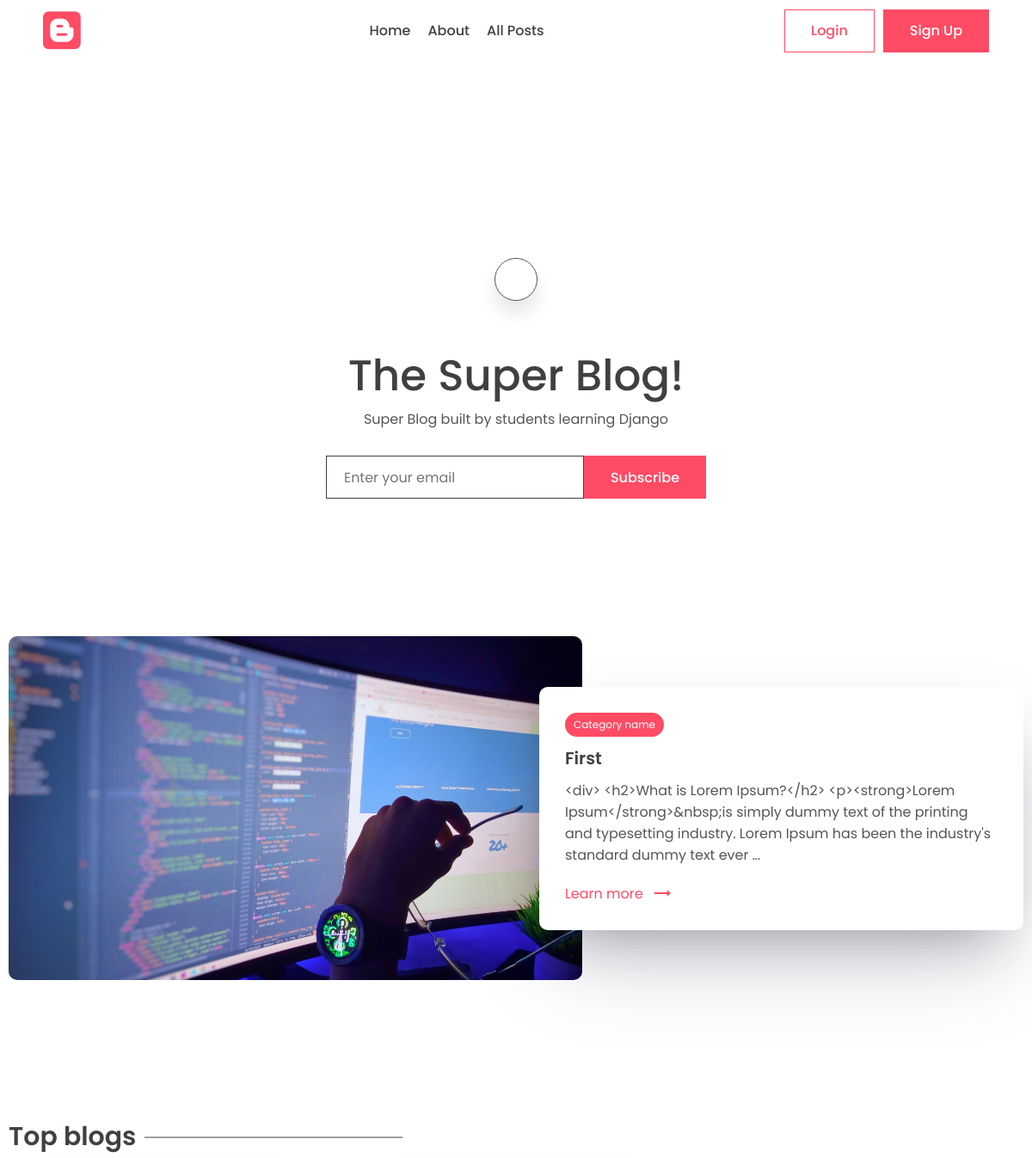
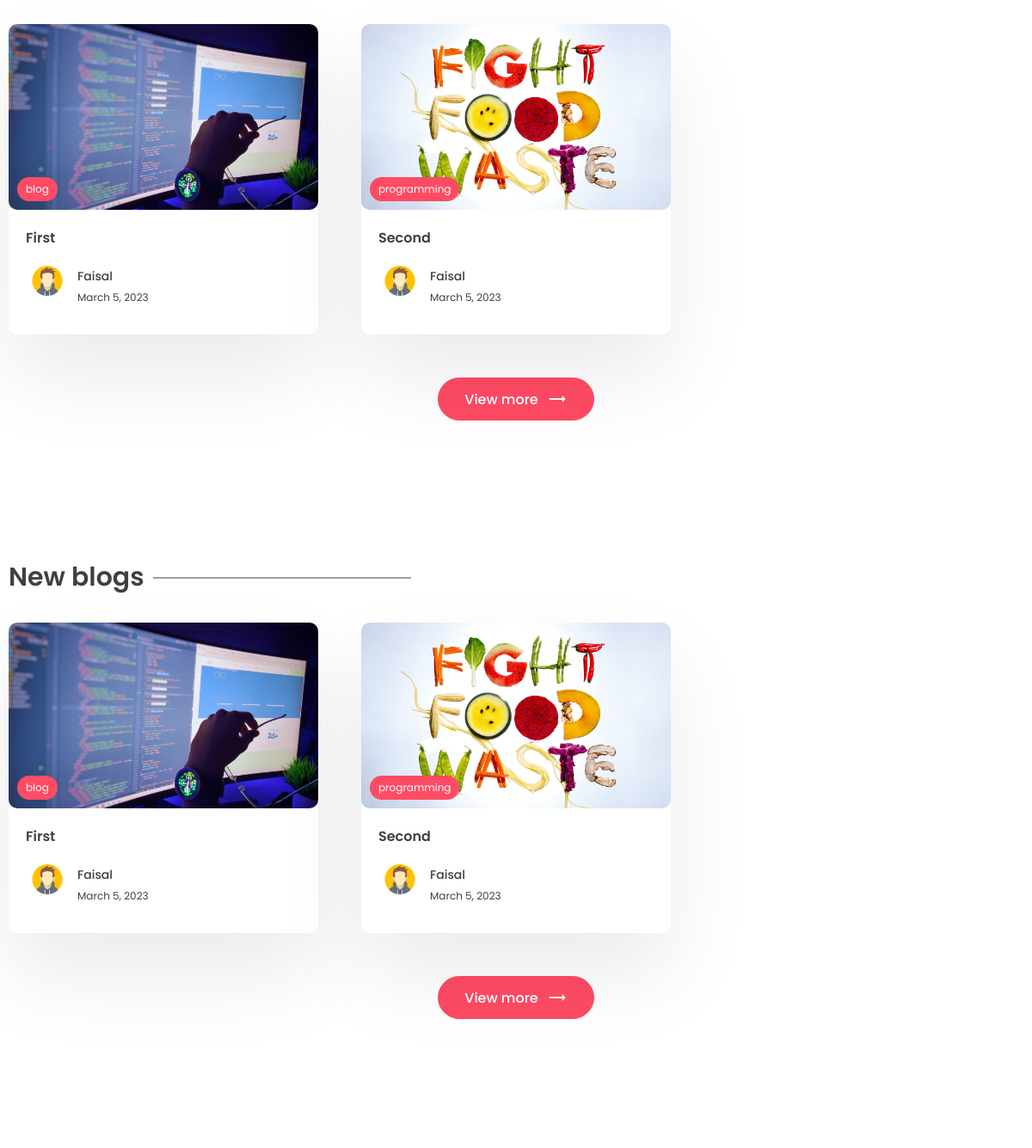
Before: / (upper part) with the older database file (2 pictures, top to bottom).
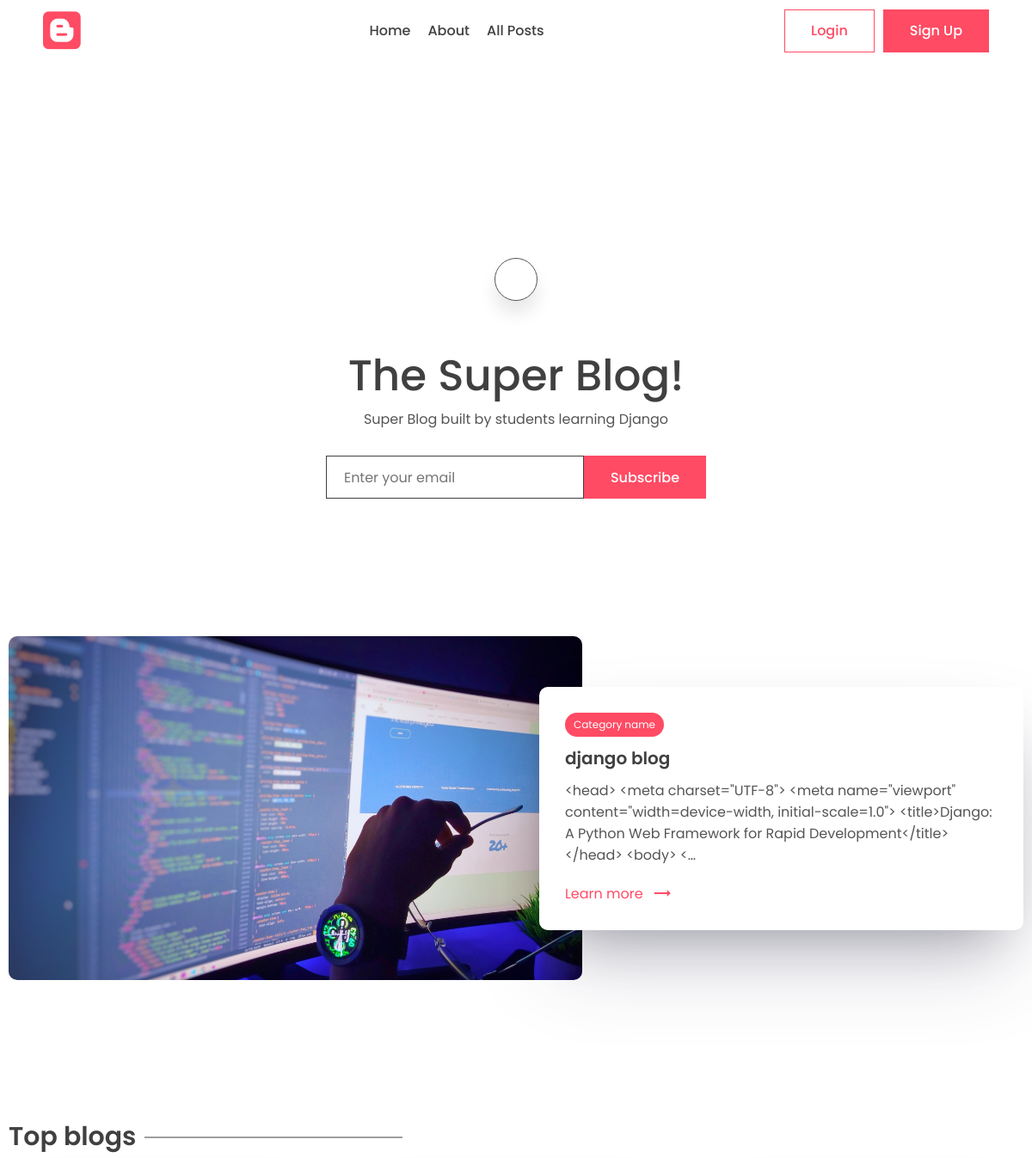
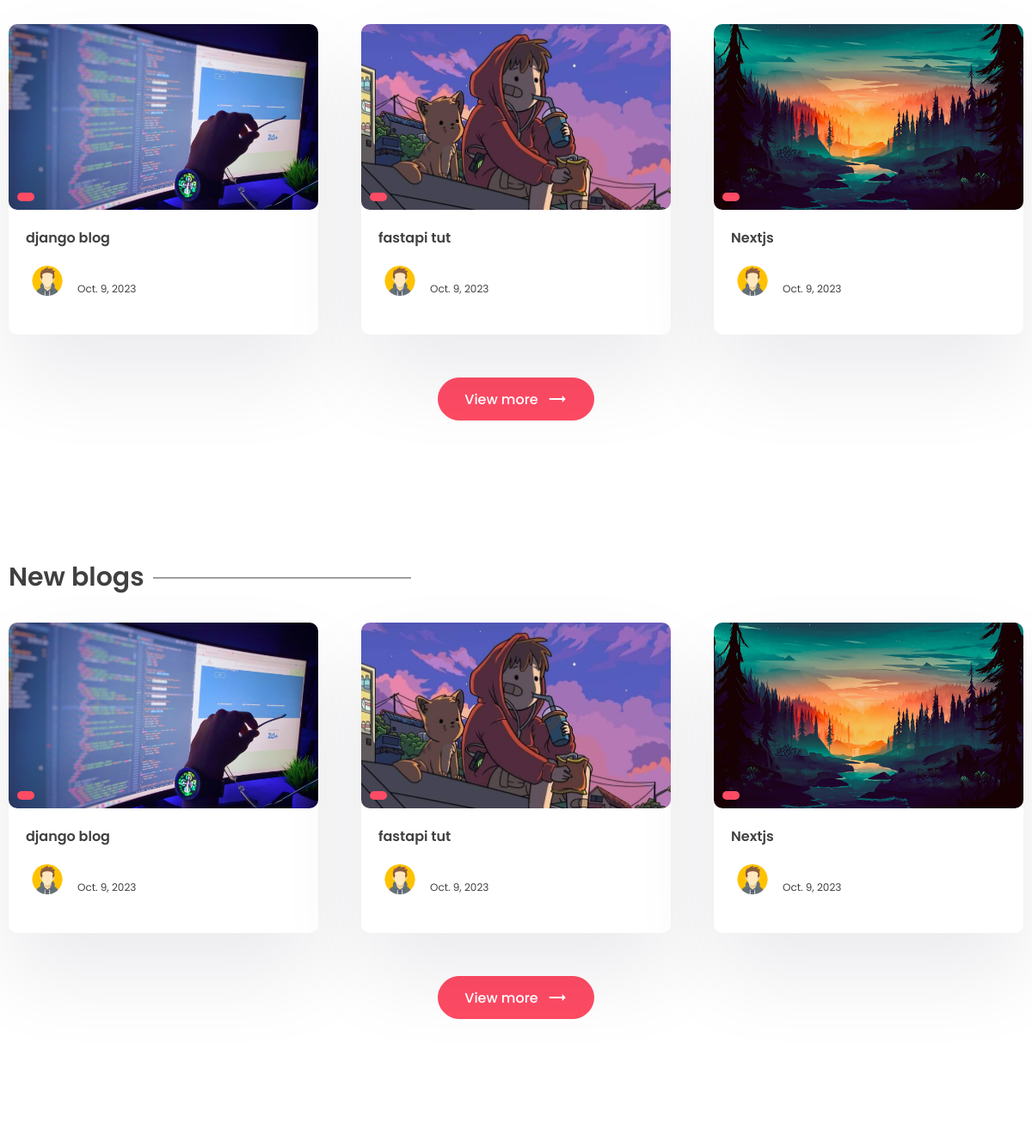
After: the same page with the newer database file (2 pictures, top to bottom).
### app/models.py (models this page shows, shortened)
class Post(models.Model):
    title =  models.CharField(max_length=200)
    content = models.TextField()
    last_updated = models.DateTimeField(auto_now=True)
    slug = models.SlugField(max_length=200, unique=True)
    image = models.ImageField(null=True, blank=True, upload_to="images/")
    tags = models.ManyToManyField(Tag, blank=True, related_name='post')
    view_count=models.IntegerField(null=True, blank=True)
    is_featured = models.BooleanField(default=False)
    author = models.ForeignKey(User, on_delete=models.CASCADE, null=True, blank=True)
    bookmarks = models.ManyToManyField(User, related_name="bookmarks", default=None, blank=True)
    likes = models.ManyToManyField(User, related_name="post_like", default=None, blank=True)

class Tag(models.Model):
    name = models.CharField(max_length=100)
    description = models.CharField(max_length=100)
    slug = models.SlugField(max_length=200, unique=True)

class Profile(models.Model):
    user = models.OneToOneField(User, on_delete=models.CASCADE)
    profile_image = models.ImageField(null=True, blank=True, upload_to="images/")
    slug = models.SlugField(max_length=200, unique=True)
    bio = models.CharField(max_length=200)

### app/views.py (the view, shortened to what this page needs)
# urls.py: path('', views.index, name="index"),
def index(request):
    posts = Post.objects.all()
    top_posts = Post.objects.all().order_by('-view_count')[0:3]
    recent_posts = Post.objects.all().order_by('-last_updated')[0:3]
    featured_blog = Post.objects.filter(is_featured = True)
    subscribe_form = SubscribeForm()
    subscribe_successful = None
    website_info = None
    if WebsiteMeta.objects.all().exists():
        website_info = WebsiteMeta.objects.all()[0]
    if featured_blog:
        featured_blog = featured_blog[0]
    context = {'posts':posts, 'top_posts':top_posts, 'website_info':website_info,'recent_posts':recent_posts, 'subscribe_form':subscribe_form, 'subscribe_successful':subscribe_successful, 'featured_blog':featured_blog}
    return render(request, 'app/index.html', context)

### app/forms.py
class SubscribeForm(forms.ModelForm):
    class Meta:
        model=Subscribe
        fields='__all__'
        labels = {'email':_('')}
    def __init__(self, *args, **kwargs):
        super().__init__(*args, **kwargs)
        self.fields['email'].widget.attrs['placeholder'] = 'Enter your email'

### app/templates/app/index.html (shortened to what the changed rows need)
{% extends 'base.html' %}
{% block content %}
    <main class="sp">
      <div class="container">
        <center>
          <div class="typo">
            {% if website_info.title %}
              <h1 class="title">{{website_info.title}}</h1>
            {% else %}
              <h1 class="title">Website blog title</h1>
            {% endif %}
          </div>
        </center>
      </div>
    </main>
    {% if featured_blog %}
    <section class="sp">
      <div class="container">
        <a href="{% url 'post_page' featured_blog.slug %}">
        <div class="grid-2">
          <div class="post-img">
            <img src="{{featured_blog.image.url}}" alt="image" />
          </div>
          <div class="post-content">
            <div class="cetagory">
              <p>Category name</p>
            </div>
            <h1>
              {{featured_blog.title}}
            </h1>
            <p class="des">
              {{featured_blog.content|truncatechars:200}}
            </p>
            <a class="learn" href="#"
              >Learn more <span class="material-icons"> trending_flat </span></a
            >
          </div>
        </div>
      </a>
      </div>
    </section>
    {% endif %}
    <section class="sp">
      <div class="container">
        <h1 class="sec-title">Top blogs</h1>
        <div class="grid-3">
            {% for post in top_posts %}
          <a href="{% url 'post_page' post.slug %}">
            <div class="card">
              <div class="post-img">
                <img src="{{post.image.url}}" alt="" />
                <div class="tag">{{post.tags.all.0.name}}</div>
              </div>
              <div class="card-content">
                <h3>
                  {{post.title}}
                </h3>
                <div class="author">
                  <div class="profile-pic">
                    <img src="{{post.author.profile.profile_image.url}}" alt="" />
                  </div>
                  <div class="details">
                    <p>{{post.author.first_name}}</p>
                    <small>{{post.last_updated|date}}</small>
                  </div>
                </div>
              </div>
            </div>
          </a>
          {% endfor %}
        </div>
      </div>
    </section>
    <section class="sp">
      <div class="container">
        <h1 class="sec-title">New blogs</h1>
        <div class="grid-3">
            {% for post in recent_posts %}
          <a href="{% url 'post_page' post.slug %}">
            <div class="card">
              <div class="post-img">
                <img src="{{post.image.url}}" alt="" />
                <div class="tag">{{post.tags.all.0.name}}</div>
              </div>
              <div class="card-content">
                <h3>
                  {{post.title}}
                </h3>
                <div class="author">
                  <div class="profile-pic">
                    <img src="{{post.author.profile.profile_image.url}}" alt="" />
                  </div>
                  <div class="details">
                    <p>{{post.author.first_name}}</p>
                    <small>{{post.last_updated|date}}</small>
                  </div>
                </div>
              </div>
            </div>
          </a>
          {% endfor %}
        </div>
      </div>
    </section>
    {% endblock content %}

Changed rows visible on the page:
removed Post: image (picture), title "First", content "<div> <h2>What is Lorem Ipsum?</h2> <p><strong>Lorem Ipsum</strong>&nbsp;is simply dummy text of the printing and typesetting industry. Lorem Ipsum has been the industry's standard dummy text ever …", tags.all.0.name "blog", author.profile.profile_image (picture), author.first_name "Faisal", last_updated "March 5, 2023"
removed Post: image (picture), tags.all.0.name "programming", title "Second", author.profile.profile_image (picture), author.first_name "Faisal", last_updated "March 5, 2023"
added Post: image (picture), title "django blog", content "<head> <meta charset=\"UTF-8\"> <meta name=\"viewport\" content=\"width=device-width, initial-scale=1.0\"> <title>Django: A Python Web Framework for Rapid Development</title> </head> <body> <…", author.profile.profile_image (picture), last_updated "Oct. 9, 2023"
added Post: image (picture), title "fastapi tut", author.profile.profile_image (picture), last_updated "Oct. 9, 2023"
added Post: image (picture), title "Nextjs", author.profile.profile_image (picture), last_updated "Oct. 9, 2023"
